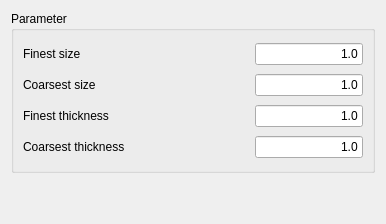
<?xml version="1.0" encoding="UTF-8"?>
<ui version="4.0">
 <class>Form</class>
 <widget class="QWidget" name="Form">
  <property name="geometry">
   <rect>
    <x>0</x>
    <y>0</y>
    <width>386</width>
    <height>224</height>
   </rect>
  </property>
  <property name="windowTitle">
   <string>Mesh boundary layer settings</string>
  </property>
  <layout class="QVBoxLayout" name="verticalLayout">
   <item>
    <widget class="QGroupBox" name="groupBox_3">
     <property name="enabled">
      <bool>true</bool>
     </property>
     <property name="sizePolicy">
      <sizepolicy hsizetype="Preferred" vsizetype="Preferred">
       <horstretch>1</horstretch>
       <verstretch>1</verstretch>
      </sizepolicy>
     </property>
     <property name="maximumSize">
      <size>
       <width>16777215</width>
       <height>1677215</height>
      </size>
     </property>
     <property name="sizeIncrement">
      <size>
       <width>1</width>
       <height>1</height>
      </size>
     </property>
     <property name="baseSize">
      <size>
       <width>3</width>
       <height>3</height>
      </size>
     </property>
     <property name="title">
      <string>Parameter</string>
     </property>
     <layout class="QGridLayout" name="gridLayout">
      <item row="0" column="0">
       <widget class="QLabel" name="Lab_FinestSize">
        <property name="text">
         <string>Finest size</string>
        </property>
       </widget>
      </item>
      <item row="0" column="1">
       <widget class="Gui::InputField" name="FinestSize">
        <property name="sizePolicy">
         <sizepolicy hsizetype="Fixed" vsizetype="Fixed">
          <horstretch>0</horstretch>
          <verstretch>0</verstretch>
         </sizepolicy>
        </property>
        <property name="text">
         <string>1.0</string>
        </property>
        <property name="alignment">
         <set>Qt::AlignRight|Qt::AlignTrailing|Qt::AlignVCenter</set>
        </property>
        <property name="min_thickness" stdset="0">
         <size>
          <width>80</width>
          <height>20</height>
         </size>
        </property>
        <property name="singleStep" stdset="0">
         <double>1.000000000000000</double>
        </property>
        <property name="maximum" stdset="0">
         <double>1000000000.000000000000000</double>
        </property>
        <property name="unit" stdset="0">
         <string notr="true">mm</string>
        </property>
        <property name="decimals" stdset="0">
         <number>2</number>
        </property>
        <property name="value" stdset="0">
         <double>1.000000000000000</double>
        </property>
       </widget>
      </item>
      <item row="1" column="0">
       <widget class="QLabel" name="Lab_CoarsestSize">
        <property name="text">
         <string>Coarsest size</string>
        </property>
       </widget>
      </item>
      <item row="1" column="1">
       <widget class="Gui::InputField" name="CoarsestSize">
        <property name="sizePolicy">
         <sizepolicy hsizetype="Fixed" vsizetype="Fixed">
          <horstretch>0</horstretch>
          <verstretch>0</verstretch>
         </sizepolicy>
        </property>
        <property name="text">
         <string>1.0</string>
        </property>
        <property name="alignment">
         <set>Qt::AlignRight|Qt::AlignTrailing|Qt::AlignVCenter</set>
        </property>
        <property name="min_thickness" stdset="0">
         <size>
          <width>80</width>
          <height>20</height>
         </size>
        </property>
        <property name="singleStep" stdset="0">
         <double>1.000000000000000</double>
        </property>
        <property name="maximum" stdset="0">
         <double>1000000000.000000000000000</double>
        </property>
        <property name="unit" stdset="0">
         <string notr="true">mm</string>
        </property>
        <property name="decimals" stdset="0">
         <number>2</number>
        </property>
        <property name="value" stdset="0">
         <double>1.000000000000000</double>
        </property>
       </widget>
      </item>
      <item row="2" column="0">
       <widget class="QLabel" name="Lab_FinestThickness">
        <property name="text">
         <string>Finest thickness</string>
        </property>
       </widget>
      </item>
      <item row="2" column="1">
       <widget class="Gui::InputField" name="FinestThickness">
        <property name="sizePolicy">
         <sizepolicy hsizetype="Fixed" vsizetype="Fixed">
          <horstretch>0</horstretch>
          <verstretch>0</verstretch>
         </sizepolicy>
        </property>
        <property name="text">
         <string>1.0</string>
        </property>
        <property name="alignment">
         <set>Qt::AlignRight|Qt::AlignTrailing|Qt::AlignVCenter</set>
        </property>
        <property name="min_thickness" stdset="0">
         <size>
          <width>80</width>
          <height>20</height>
         </size>
        </property>
        <property name="singleStep" stdset="0">
         <double>1.000000000000000</double>
        </property>
        <property name="maximum" stdset="0">
         <double>1000000000.000000000000000</double>
        </property>
        <property name="unit" stdset="0">
         <string notr="true">mm</string>
        </property>
        <property name="decimals" stdset="0">
         <number>2</number>
        </property>
        <property name="value" stdset="0">
         <double>1.000000000000000</double>
        </property>
       </widget>
      </item>
      <item row="3" column="0">
       <widget class="QLabel" name="Lab_CoarsestThickness">
        <property name="text">
         <string>Coarsest thickness</string>
        </property>
       </widget>
      </item>
      <item row="3" column="1">
       <widget class="Gui::InputField" name="CoarsestThickness">
        <property name="sizePolicy">
         <sizepolicy hsizetype="Fixed" vsizetype="Fixed">
          <horstretch>0</horstretch>
          <verstretch>0</verstretch>
         </sizepolicy>
        </property>
        <property name="text">
         <string>1.0</string>
        </property>
        <property name="alignment">
         <set>Qt::AlignRight|Qt::AlignTrailing|Qt::AlignVCenter</set>
        </property>
        <property name="min_thickness" stdset="0">
         <size>
          <width>80</width>
          <height>20</height>
         </size>
        </property>
        <property name="singleStep" stdset="0">
         <double>1.000000000000000</double>
        </property>
        <property name="maximum" stdset="0">
         <double>1000000000.000000000000000</double>
        </property>
        <property name="unit" stdset="0">
         <string notr="true">mm</string>
        </property>
        <property name="decimals" stdset="0">
         <number>2</number>
        </property>
        <property name="value" stdset="0">
         <double>1.000000000000000</double>
        </property>
       </widget>
      </item>
     </layout>
    </widget>
   </item>
   <item>
    <spacer name="verticalSpacer_2">
     <property name="orientation">
      <enum>Qt::Vertical</enum>
     </property>
     <property name="sizeHint" stdset="0">
      <size>
       <width>20</width>
       <height>40</height>
      </size>
     </property>
    </spacer>
   </item>
  </layout>
 </widget>
 <customwidgets>
  <customwidget>
   <class>Gui::InputField</class>
   <extends>QLineEdit</extends>
   <header>Gui/InputField.h</header>
  </customwidget>
 </customwidgets>
 <resources/>
 <connections/>
</ui>
